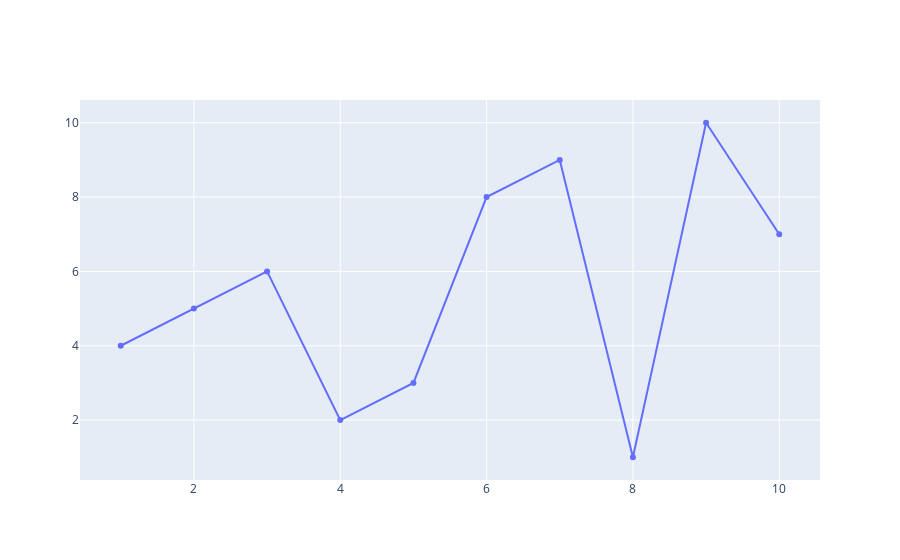

The notebook cell this image was saved under:
### Code cell
fig2 = go.Figure(go.Scatter(x=x,y=y))   #it gives the dotted sign in the point
fig2.show()

### Figure 1 — Plotly figure (JSON) as saved in the notebook; plotly's stock layout.template omitted (floating-point values rounded to 4 significant figures)
{"data": [{"type": "scatter", "x": [1, 2, 3, 4, 5, 6, 7, 8, 9, 10], "y": [4, 5, 6, 2, 3, 8, 9, 1, 10, 7]}], "layout": {}}
